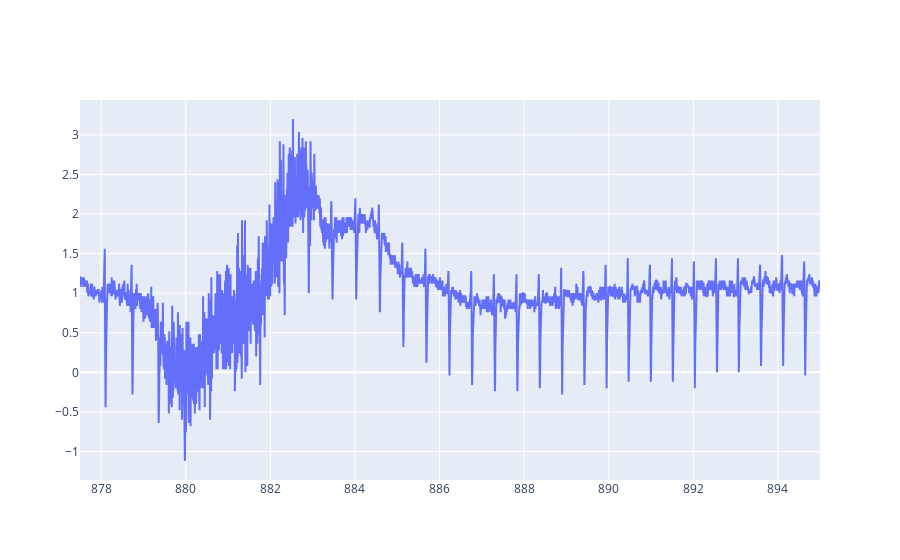

Notebook code cell kept with this figure:
### Code cell
# Plotando o momento de Epilepsia
temp = data_all[data_all['Pacient'] == 'sz01'].iloc[175500:179000]
fig = go.Figure(data=go.Scatter(x=temp.Time, y=temp.Signal))
fig

### Figure 1 — Plotly figure (JSON) as saved in the notebook; plotly's stock layout.template omitted (floating-point values rounded to 4 significant figures; data arrays with more than 128 entries replaced by an {"elided": "..."} marker saying what was removed)
{"data": [{"type": "scatter", "x": {"elided": "3500 float values"}, "y": {"elided": "3500 float values"}}], "layout": {}}
